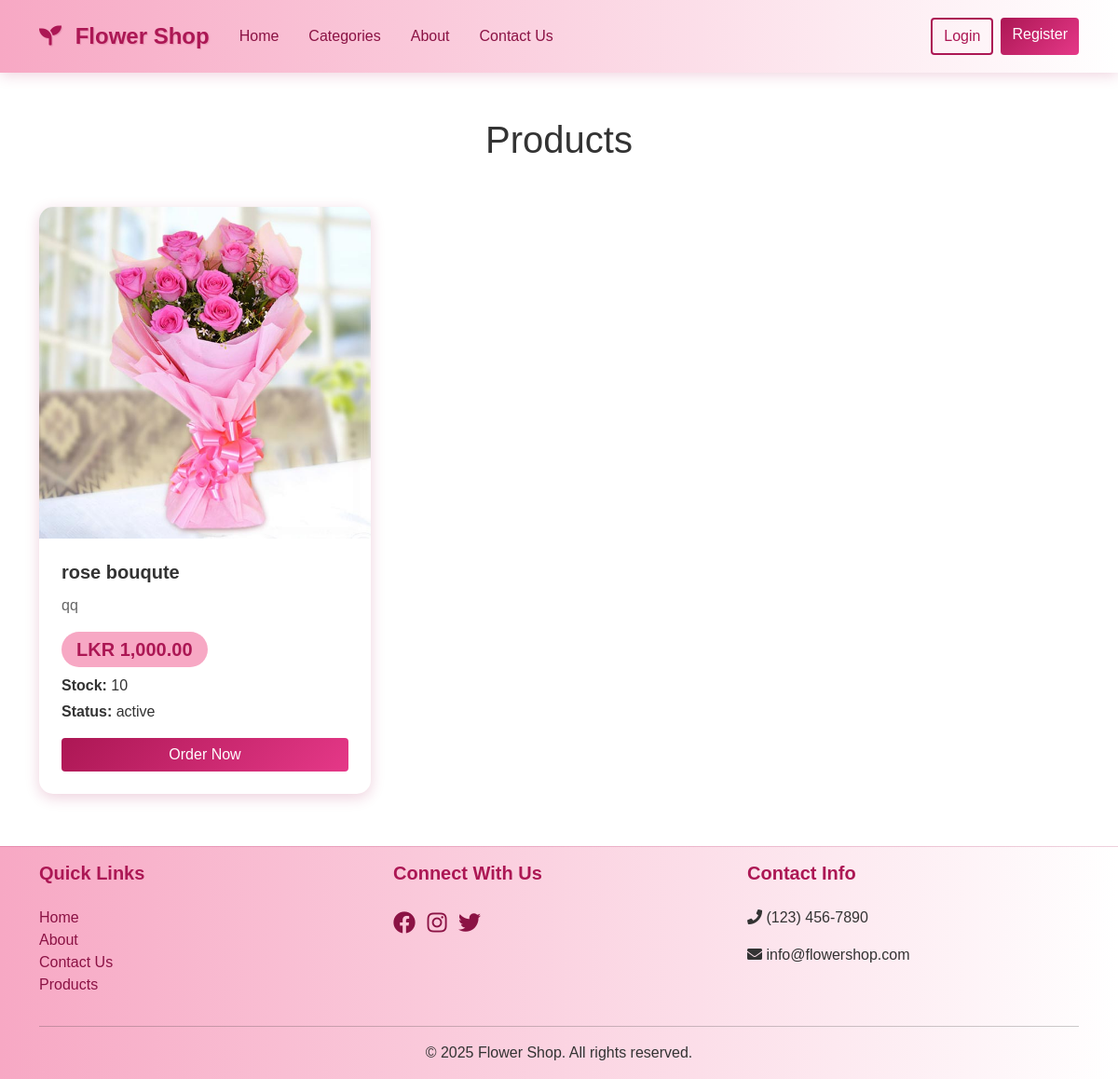
Screenshot of /pages/products.php?id=2 with the database file from the repository.
### tables this page shows
CREATE TABLE `products` (
  `id` int(11) NOT NULL,
  `name` varchar(255) NOT NULL,
  `category_id` int(11) NOT NULL,
  `description` text NOT NULL,
  `sale_price` decimal(10,2) DEFAULT 0.00,
  `stock` int(11) NOT NULL DEFAULT 0,
  `main_image` varchar(255) DEFAULT NULL,
  `status` enum('active','inactive','out_of_stock') DEFAULT 'active',
  `created_at` timestamp NOT NULL DEFAULT current_timestamp(),
  `updated_at` timestamp NOT NULL DEFAULT current_timestamp() ON UPDATE current_timestamp()
);

### pages/products.php (the view, shortened to what this page needs)
<?php
include '../includes/header.php';
include '../includes/nav.php';
include '../config/db.php';
$category_id = isset($_GET['id']) ? intval($_GET['id']) : 0;
$sql = "SELECT * FROM products WHERE category_id = ?";
$stmt = $conn->prepare($sql);
$stmt->bind_param("i", $category_id);
$stmt->execute();
$result = $stmt->get_result();
?>
<div class="container">
    <h1 class="text-center my-5">Products</h1>
    <div class="row">
        <?php if ($result && $result->num_rows > 0): ?>
            <?php while ($row = $result->fetch_assoc()): ?>
                <div class="col-md-4 mb-4">
                    <div class="card fade-in">
                        <img src="../assets/images/products/<?php echo htmlspecialchars($row['main_image']); ?>" class="card-img-center" alt="<?php echo htmlspecialchars($row['name']); ?>">
                        <div class="card-body">
                            <h5 class="card-title"><?php echo htmlspecialchars($row['name']); ?></h5>
                            <p class="card-text"><?php echo htmlspecialchars($row['description']); ?></p>
                            <div class="price mb-2">LKR <?php echo number_format($row['sale_price'], 2); ?></div>
                            <p class="mb-1"><strong>Stock:</strong> <?php echo (int)$row['stock']; ?></p>
                            <p class="mb-3"><strong>Status:</strong> <?php echo htmlspecialchars($row['status']); ?></p>
                            <div class="d-grid gap-2">
                                <a href="./add-to-order.php?id=<?php echo $row['id']; ?>" class="btn btn-primary">Order Now</a>
                            </div>
                        </div>
                    </div>
                </div>
            <?php endwhile; ?>
        <?php else: ?>
            <div class="col-12 text-center">
                <p>No products found in this category.</p>
            </div>
        <?php endif; ?>
    </div>
</div>
<?php
include '../includes/footer.php';
?>

### includes/header.php (shortened to what this page needs)
<!DOCTYPE html>
<html lang="en">
<head>
    <link href="https://cdn.jsdelivr.net/npm/bootstrap@5.1.3/dist/css/bootstrap.min.css" rel="stylesheet">
    <link rel="stylesheet" href="/flower-shop/assets/css/style.css">
    <link href="https://cdnjs.cloudflare.com/ajax/libs/font-awesome/5.15.4/css/all.min.css" rel="stylesheet">
</head>
<body class="d-flex flex-column min-vh-100">

### includes/nav.php (shortened to what this page needs)
<nav class="navbar navbar-expand-lg navbar-light" style="background-color: var(--secondary);">
    <div class="container">
        <a class="navbar-brand" href="/flower-shop/index.php">
            <i class="fas fa-seedling me-2" style="color: var(--primary);"></i> Flower Shop
        </a>
        <div class="collapse navbar-collapse" id="navbarNav">
            <ul class="navbar-nav me-auto mb-2 mb-lg-0">
                <li class="nav-item">
                    <a class="nav-link" href="../pages/index.php">Home</a>
                </li>
                <li class="nav-item">
                    <a class="nav-link" href="../pages/categories.php">Categories</a>
                </li>
                <li class="nav-item">
                    <a class="nav-link" href="../pages/about.php">About</a>
                </li>
                <li class="nav-item">
                    <a class="nav-link" href="../pages/contact.php">Contact Us</a>
                </li>
            </ul>
            <div class="d-flex">
                <?php if (isset($_SESSION['user_id'])): ?>
                    <span class="navbar-text me-3">
                        Hello, <?php echo htmlspecialchars($_SESSION['user_name'] ?? 'User'); ?>
                    </span>
                    <a href="../handlers/logout.php" class="btn mx-1 btn-primary">Logout</a>
                    <a href="myOrders.php" class="btn ml-5 btn-outline-primary">My Orders</a>
<?php else: ?>
    <a class="btn btn-outline-primary me-2" href="/flower-shop/pages/login.php">Login</a>
                <a class="btn btn-primary" href="/flower-shop/pages/register.php">Register</a>
<?php endif; ?>
            </div>
        </div>
    </div>
</nav>

### includes/footer.php (shortened to what this page needs)
<footer class="footer mt-auto py-3 bg-light">
    <div class="container">
        <div class="row">
            <div class="col-md-4">
                <h5>Quick Links</h5>
                <ul class="list-unstyled">
                    <li><a href="../pages/index.php">Home</a></li>
                    <li><a href="../pages/about.php">About</a></li>
                    <li><a href="../pages/contact.php">Contact Us</a></li>
                    <li><a href="../pages/products.php">Products</a></li>
                </ul>
            </div>
            <div class="col-md-4">
                <h5>Connect With Us</h5>
                <div class="social-links">
                    <a href="#" class="me-2"><i class="fab fa-facebook"></i></a>
                    <a href="#" class="me-2"><i class="fab fa-instagram"></i></a>
                    <a href="#" class="me-2"><i class="fab fa-twitter"></i></a>
                </div>
            </div>
            <div class="col-md-4">
                <h5>Contact Info</h5>
                <p><i class="fas fa-phone"></i> (123) 456-7890</p>
                <p><i class="fas fa-envelope"></i> info@flowershop.com</p>
            </div>
        </div>
        <hr>
        <div class="text-center">
            <p class="mb-0">&copy; <?php echo date("Y"); ?> Flower Shop. All rights reserved.</p>
        </div>
    </div>
</footer>
</body>
</html>

### assets/css/style.css (style rules this page uses)
:root { --primary: #AC1754; --primary-light: #E53888; --primary-dark: #8B1244; --secondary: #F37199; --accent: #F7A8C4; --bg-gradient-1: linear-gradient(135deg, var(--primary) 0%, var(--primary-light) 100%); --bg-gradient-2: linear-gradient(45deg, var(--primary-dark) 0%, var(--secondary) 100%); --text-primary: #333; --text-light: #fff; --shadow-color: rgba(172, 23, 84, 0.2); --hover-shadow: rgba(172, 23, 84, 0.3); }
body { font-family: 'Poppins', Arial, sans-serif; margin: 0; padding: 0; color: var(--text-primary); }
.card { border: none; box-shadow: 0 4px 15px var(--shadow-color); transition: all 0.3s ease; margin-bottom: 2rem; border-radius: 15px; overflow: hidden; }
.card-body { padding: 1.5rem; }
.card-title { font-weight: 600; margin-bottom: 0.75rem; }
.card-text { color: #666; }
.price { font-size: 1.25rem; font-weight: 600; color: var(--primary); margin-bottom: 1rem; position: relative; display: inline-block; padding: 0.25rem 1rem; background: var(--accent); border-radius: 20px; }
.price::before { content: ''; position: absolute; top: 0; left: 0; right: 0; bottom: 0; background: var(--bg-gradient-1); border-radius: 20px; opacity: 0; transition: opacity 0.3s ease; z-index: -1; }
.btn-primary { background: var(--bg-gradient-1); border: none; transition: all 0.3s ease; }
.btn-outline-primary { color: var(--primary); border: 2px solid var(--primary); position: relative; overflow: hidden; z-index: 1; transition: all 0.3s ease; }
.footer { background: linear-gradient(to right, var(--accent), #fff); padding: 3rem 0; margin-top: auto; border-top: 1px solid var(--shadow-color); }
.footer h5 { font-weight: 600; margin-bottom: 1.5rem; color: var(--primary); }
.footer a { color: var(--primary-dark); text-decoration: none; transition: all 0.3s ease; }
.social-links a { font-size: 1.5rem; margin-right: 1rem; }
.navbar { padding: 1rem 0; box-shadow: 0 2px 15px var(--shadow-color); background: linear-gradient(to right, var(--accent), #fff) !important; }
.navbar-brand { font-weight: 600; font-size: 1.5rem; color: var(--primary) !important; text-shadow: 1px 1px 1px var(--shadow-color); }
.nav-link { font-weight: 500; padding: 0.5rem 1rem !important; color: var(--primary-dark) !important; transition: all 0.3s ease; }
.fade-in { animation: fadeIn 0.5s ease-in; }

### rows the page displays
products: main_image (picture), name "rose bouqute", description "qq", sale_price "1,000.00", stock "10", status "active"
